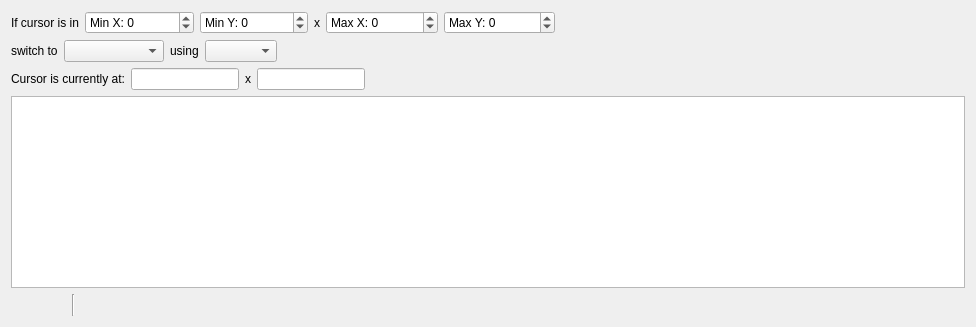
     <widget class="QWidget" name="screenRegionTab">
      <attribute name="title">
       <string notr="true">Region</string>
      </attribute>
      <layout class="QVBoxLayout" name="verticalLayout_27">
       <item>
        <layout class="QHBoxLayout" name="horizontalLayout_4">
         <item>
          <widget class="QLabel" name="label">
           <property name="text">
            <string>If cursor is in</string>
           </property>
          </widget>
         </item>
         <item>
          <widget class="QSpinBox" name="screenRegionMinX">
           <property name="prefix">
            <string>Min X: </string>
           </property>
           <property name="minimum">
            <number>-1000000</number>
           </property>
           <property name="maximum">
            <number>1000000</number>
           </property>
          </widget>
         </item>
         <item>
          <widget class="QSpinBox" name="screenRegionMinY">
           <property name="prefix">
            <string>Min Y: </string>
           </property>
           <property name="minimum">
            <number>-1000000</number>
           </property>
           <property name="maximum">
            <number>1000000</number>
           </property>
          </widget>
         </item>
         <item>
          <widget class="QLabel" name="label_6">
           <property name="text">
            <string>x</string>
           </property>
          </widget>
         </item>
         <item>
          <widget class="QSpinBox" name="screenRegionMaxX">
           <property name="prefix">
            <string>Max X: </string>
           </property>
           <property name="minimum">
            <number>-1000000</number>
           </property>
           <property name="maximum">
            <number>1000000</number>
           </property>
          </widget>
         </item>
         <item>
          <widget class="QSpinBox" name="screenRegionMaxY">
           <property name="prefix">
            <string>Max Y: </string>
           </property>
           <property name="minimum">
            <number>-1000000</number>
           </property>
           <property name="maximum">
            <number>1000000</number>
           </property>
          </widget>
         </item>
         <item>
          <spacer name="horizontalSpacer_14">
           <property name="orientation">
            <enum>Qt::Horizontal</enum>
           </property>
           <property name="sizeHint" stdset="0">
            <size>
             <width>40</width>
             <height>20</height>
            </size>
           </property>
          </spacer>
         </item>
        </layout>
       </item>
       <item>
        <layout class="QHBoxLayout" name="horizontalLayout_17">
         <item>
          <widget class="QLabel" name="label_3">
           <property name="text">
            <string>switch to</string>
           </property>
          </widget>
         </item>
         <item>
          <widget class="QComboBox" name="screenRegionScenes">
           <property name="sizePolicy">
            <sizepolicy hsizetype="Maximum" vsizetype="Fixed">
             <horstretch>0</horstretch>
             <verstretch>0</verstretch>
            </sizepolicy>
           </property>
           <property name="minimumSize">
            <size>
             <width>100</width>
             <height>0</height>
            </size>
           </property>
          </widget>
         </item>
         <item>
          <widget class="QLabel" name="label_18">
           <property name="text">
            <string>using</string>
           </property>
          </widget>
         </item>
         <item>
          <widget class="QComboBox" name="screenRegionsTransitions"/>
         </item>
         <item>
          <spacer name="horizontalSpacer_13">
           <property name="orientation">
            <enum>Qt::Horizontal</enum>
           </property>
           <property name="sizeHint" stdset="0">
            <size>
             <width>40</width>
             <height>20</height>
            </size>
           </property>
          </spacer>
         </item>
        </layout>
       </item>
       <item>
        <layout class="QHBoxLayout" name="horizontalLayout_20">
         <item>
          <widget class="QLabel" name="label_22">
           <property name="text">
            <string>Cursor is currently at:</string>
           </property>
          </widget>
         </item>
         <item>
          <widget class="QLineEdit" name="cursorXPosition">
           <property name="minimumSize">
            <size>
             <width>60</width>
             <height>0</height>
            </size>
           </property>
           <property name="readOnly">
            <bool>true</bool>
           </property>
          </widget>
         </item>
         <item>
          <widget class="QLabel" name="label_23">
           <property name="text">
            <string>x</string>
           </property>
          </widget>
         </item>
         <item>
          <widget class="QLineEdit" name="cursorYPosition">
           <property name="minimumSize">
            <size>
             <width>60</width>
             <height>0</height>
            </size>
           </property>
           <property name="readOnly">
            <bool>true</bool>
           </property>
          </widget>
         </item>
         <item>
          <spacer name="horizontalSpacer_18">
           <property name="orientation">
            <enum>Qt::Horizontal</enum>
           </property>
           <property name="sizeHint" stdset="0">
            <size>
             <width>600</width>
             <height>20</height>
            </size>
           </property>
          </spacer>
         </item>
        </layout>
       </item>
       <item>
        <widget class="QListWidget" name="screenRegions">
         <property name="sizePolicy">
          <sizepolicy hsizetype="Expanding" vsizetype="Expanding">
           <horstretch>0</horstretch>
           <verstretch>0</verstretch>
          </sizepolicy>
         </property>
         <property name="sortingEnabled">
          <bool>false</bool>
         </property>
        </widget>
       </item>
       <item>
        <layout class="QHBoxLayout" name="horizontalLayout_5">
         <item>
          <widget class="QPushButton" name="screenRegionAdd">
           <property name="maximumSize">
            <size>
             <width>22</width>
             <height>22</height>
            </size>
           </property>
           <property name="flat">
            <bool>true</bool>
           </property>
           <property name="themeID" stdset="0">
            <string notr="true">addIconSmall</string>
           </property>
          </widget>
         </item>
         <item>
          <widget class="QPushButton" name="screenRegionRemove">
           <property name="maximumSize">
            <size>
             <width>22</width>
             <height>22</height>
            </size>
           </property>
           <property name="flat">
            <bool>true</bool>
           </property>
           <property name="themeID" stdset="0">
            <string notr="true">removeIconSmall</string>
           </property>
          </widget>
         </item>
         <item>
          <spacer name="horizontalSpacer_50">
           <property name="orientation">
            <enum>Qt::Horizontal</enum>
           </property>
           <property name="sizeType">
            <enum>QSizePolicy::Fixed</enum>
           </property>
           <property name="sizeHint" stdset="0">
            <size>
             <width>5</width>
             <height>20</height>
            </size>
           </property>
          </spacer>
         </item>
         <item>
          <widget class="Line" name="line_16">
           <property name="orientation">
            <enum>Qt::Vertical</enum>
           </property>
          </widget>
         </item>
         <item>
          <spacer name="horizontalSpacer_51">
           <property name="orientation">
            <enum>Qt::Horizontal</enum>
           </property>
           <property name="sizeType">
            <enum>QSizePolicy::Fixed</enum>
           </property>
           <property name="sizeHint" stdset="0">
            <size>
             <width>5</width>
             <height>20</height>
            </size>
           </property>
          </spacer>
         </item>
         <item>
          <widget class="QPushButton" name="screenRegionUp">
           <property name="maximumSize">
            <size>
             <width>22</width>
             <height>22</height>
            </size>
           </property>
           <property name="text">
            <string/>
           </property>
           <property name="icon">
            <iconset>
             <normaloff>../../../forms/images/up.svg</normaloff>../../../forms/images/up.svg</iconset>
           </property>
           <property name="flat">
            <bool>true</bool>
           </property>
           <property name="themeID" stdset="0">
            <string>upArrowIconSmall</string>
           </property>
          </widget>
         </item>
         <item>
          <widget class="QPushButton" name="screenRegionDown">
           <property name="maximumSize">
            <size>
             <width>22</width>
             <height>22</height>
            </size>
           </property>
           <property name="text">
            <string/>
           </property>
           <property name="icon">
            <iconset>
             <normaloff>../../../forms/images/down.svg</normaloff>../../../forms/images/down.svg</iconset>
           </property>
           <property name="flat">
            <bool>true</bool>
           </property>
           <property name="themeID" stdset="0">
            <string>downArrowIconSmall</string>
           </property>
          </widget>
         </item>
         <item>
          <spacer name="horizontalSpacer_3">
           <property name="orientation">
            <enum>Qt::Horizontal</enum>
           </property>
           <property name="sizeHint" stdset="0">
            <size>
             <width>40</width>
             <height>20</height>
            </size>
           </property>
          </spacer>
         </item>
        </layout>
       </item>
      </layout>
     </widget>
